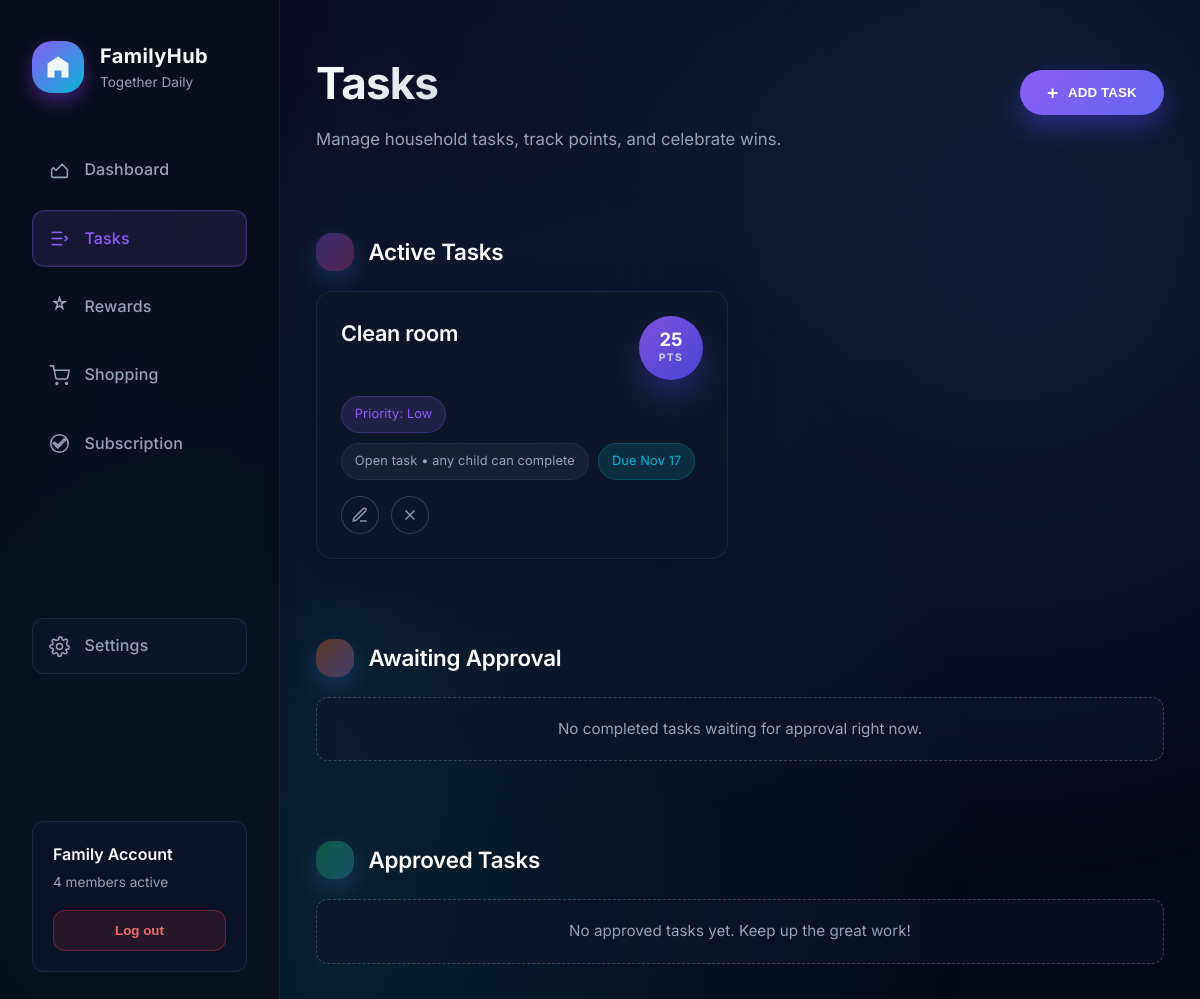
Page /tasks/ (signed in) on the committed database.
### a_tasks/models.py (models this page shows, shortened)
class Task(models.Model):
    PRIORITY_LOW = 0
    PRIORITY_MEDIUM = 1
    PRIORITY_HIGH = 2
    PRIORITY_CHOICES = [
        (PRIORITY_LOW, 'Low'),
        (PRIORITY_MEDIUM, 'Medium'),
        (PRIORITY_HIGH, 'High'),
    ]
    name = models.CharField(max_length=255)
    description = models.TextField(blank=True)
    family = models.ForeignKey(Family, on_delete=models.CASCADE, related_name='tasks')
    assigned_to = models.ForeignKey(
        User,
        on_delete=models.SET_NULL,
        related_name='tasks_assigned',
        null=True,
        blank=True,
    )
    created_by = models.ForeignKey(User, on_delete=models.CASCADE, related_name='tasks_created')
    completed = models.BooleanField(default=False)
    completed_by = models.ForeignKey(
        User,
        on_delete=models.SET_NULL,
        related_name='tasks_completed',
        null=True,
        blank=True,
    )
    approved = models.BooleanField(default=False)
    approved_by = models.ForeignKey(
        User,
        on_delete=models.SET_NULL,
        related_name='tasks_approved',
        null=True,
        blank=True,
    )
    due_date = models.DateField(null=True, blank=True)
    priority = models.IntegerField(default=PRIORITY_LOW, choices=PRIORITY_CHOICES)
    points = models.PositiveIntegerField(default=0)
    completed_at = models.DateTimeField(null=True, blank=True)
    approved_at = models.DateTimeField(null=True, blank=True)
    created_at = models.DateTimeField(auto_now_add=True)
    updated_at = models.DateTimeField(auto_now=True)
    class Meta:
        ordering = ['-priority', 'due_date', 'name']

### a_tasks/views.py (the view, shortened to what this page needs)
# urls.py: path('', views.index, name='landing_index'),
@login_required
def index(request):
    user = request.user
    family = _get_family_for_user(user)
    profile = getattr(user, "family_profile", None)
    if profile is None and family and family.owner_id == user.id:
        profile = _get_or_create_profile(user, default_role=UserProfile.ROLE_PARENT)
    role = profile.role if profile else (UserProfile.ROLE_PARENT if family and family.owner_id == user.id else None)
    is_parent = role == UserProfile.ROLE_PARENT
    is_child = role == UserProfile.ROLE_CHILD
    if family:
        tasks_qs = Task.objects.filter(family=family).select_related(
            "assigned_to__family_profile",
            "created_by__family_profile",
            "completed_by__family_profile",
            "approved_by__family_profile",
        )
        active_tasks = list(tasks_qs.filter(completed=False))
        pending_tasks = list(tasks_qs.filter(completed=True, approved=False))
        approved_tasks = list(tasks_qs.filter(approved=True))
        for task in itertools.chain(active_tasks, pending_tasks, approved_tasks):
            task.can_child_complete = is_child and (task.assigned_to_id is None or task.assigned_to_id == user.id)
        family_members_qs = family.members.select_related("family_profile")
        member_ids = set(family_members_qs.values_list("id", flat=True))
        if family.owner_id not in member_ids:
            from django.contrib.auth import get_user_model
            UserModel = get_user_model()
            owner_qs = UserModel.objects.filter(id=family.owner_id).select_related("family_profile")
            family_members = list(family_members_qs) + list(owner_qs)
        else:
            family_members = list(family_members_qs)
    else:
        active_tasks = []
        pending_tasks = []
        approved_tasks = []
        family_members = []
    context = {
        "family": family,
        "profile": profile,
        "role": role,
        "is_parent": is_parent,
        "is_child": is_child,
        "has_family": family is not None,
        "family_members": family_members,
        "active_tasks": active_tasks,
        "pending_tasks": pending_tasks,
        "approved_tasks": approved_tasks,
    }
    return render(request, "a_tasks/index.html", context)

### a_tasks/views.py (called while the page is built)
def _get_family_for_user(user):
    family = None
    if hasattr(user, "families"):
        family = user.families.first()
    if family is None:
        family = Family.objects.filter(owner=user).first()
    return family

### templates/a_tasks/index.html (shortened to what this page needs)
{% extends "base.html" %}
{% block nav_tasks_active %} active{% endblock %}
{% block content %}
  <div class="page-container">
    <header class="page-header">
      <div>
        <h1 class="page-title">Tasks</h1>
        {% if has_family %}
          <p class="page-subtitle">
            Manage household tasks, track points, and celebrate wins.
          </p>
        {% else %}
          <p class="page-subtitle">Create or join a family to start assigning tasks.</p>
        {% endif %}
      </div>
      {% if is_parent %}
        <div class="task-toolbar">
          <button type="button" class="primary-button" data-open-task-modal="create">
            <span aria-hidden="true">+</span>
            <span>Add Task</span>
          </button>
        </div>
      {% endif %}
    </header>
    {% if not has_family %}
      <section class="empty-state">
        <p>No family connected yet. Once you create or join one, you can start managing tasks.</p>
      </section>
    {% else %}
      <section class="task-section">
        <header class="list-section-header">
          <span class="list-section-icon need-icon" aria-hidden="true"></span>
          <h2>Active Tasks</h2>
        </header>
        <div class="task-grid">
          {% if active_tasks %}
            {% for task in active_tasks %}
              <article class="task-card priority-{{ task.priority }}">
                <div class="task-card-header">
                  <div>
                    <h3 class="task-name">{{ task.name }}</h3>
                  </div>
                  <span class="task-points points-chip">
                    <span class="points-value">{{ task.points }}</span>
                    <span class="points-label">pts</span>
                  </span>
                </div>
                <div class="task-meta">
                  <span class="task-badge priority">Priority: {{ task.get_priority_display }}</span>
                  <span class="task-badge assigned">
                    {% if task.assigned_to %}
                      Assigned to {{ task.assigned_to.get_full_name|default:task.assigned_to.username }}
                    {% else %}
                      Open task • any child can complete
                    {% endif %}
                  </span>
                  {% if task.due_date %}
                    <span class="task-badge due">Due {{ task.due_date|date:"M j" }}</span>
                  {% endif %}
                </div>
                <div class="task-actions">
                  {% if is_parent %}
                    <button
                      type="button"
                      class="icon-button"
                      data-open-task-modal="edit"
                      data-task-id="{{ task.id }}"
                      data-task-name="{{ task.name|escape }}"
                      data-task-description="{{ task.description|default_if_none:''|escape }}"
                      data-task-assigned="{{ task.assigned_to_id|default:'' }}"
                      data-task-points="{{ task.points }}"
                      data-task-priority="{{ task.priority }}"
                      data-task-due="{{ task.due_date|date:'Y-m-d'|default_if_none:'' }}"
                    >
                      <svg viewBox="0 0 24 24" aria-hidden="true">
                        <path d="M12 20h9"></path>
                        <path d="M16.5 3.5a2.121 2.121 0 0 1 3 3L7 19l-4 1 1-4Z"></path>
                      </svg>
                    </button>
                    <form method="post" class="icon-form">
                      <button type="submit" class="icon-button" aria-label="Delete {{ task.name }}">
                        <svg viewBox="0 0 24 24" aria-hidden="true">
                          <line x1="18" y1="6" x2="6" y2="18"></line>
                          <line x1="6" y1="6" x2="18" y2="18"></line>
                        </svg>
                      </button>
                    </form>
                  {% endif %}
                </div>
              </article>
            {% endfor %}
          {% else %}
            <p class="empty-state full-row">No active tasks. Take a moment to relax!</p>
          {% endif %}
        </div>
      </section>
      <section class="task-section">
        <header class="list-section-header">
          <span class="list-section-icon accent-icon" aria-hidden="true"></span>
          <h2>Awaiting Approval</h2>
        </header>
        <div class="task-grid">
          {% if pending_tasks %}
            {% for task in pending_tasks %}
              <article class="task-card awaiting">
                <div class="task-card-header">
                  <div>
                    <h3 class="task-name">{{ task.name }}</h3>
                    <p class="task-description">
                      Completed by {{ task.completed_by.get_full_name|default:task.completed_by.username }}
                      on {{ task.completed_at|date:"M j, g:i a" }}
                    </p>
                  </div>
                  <span class="task-points points-chip">
                    <span class="points-value">{{ task.points }}</span>
                    <span class="points-label">pts</span>
                  </span>
                </div>
                <div class="task-meta">
                  <span class="task-badge priority">Priority: {{ task.get_priority_display }}</span>
                  <span class="task-badge assigned">
                    {% if task.assigned_to %}
                      Assigned to {{ task.assigned_to.get_full_name|default:task.assigned_to.username }}
                    {% else %}
                      Open task • completed by {{ task.completed_by.get_full_name|default:task.completed_by.username }}
                    {% endif %}
                  </span>
                </div>
                <div class="task-actions">
                  {% if is_parent %}
                    <form method="post" class="icon-form">
                      {% csrf_token %}
                      <input type="hidden" name="action" value="approve">
                      <input type="hidden" name="task_id" value="{{ task.id }}">
                      <button type="submit" class="icon-button success" aria-label="Approve {{ task.name }}">
                        <svg viewBox="0 0 24 24" aria-hidden="true">
                          <polyline points="20 6 9 17 4 12"></polyline>
                        </svg>
                      </button>
                    </form>
                    <form method="post" class="icon-form">
                      {% csrf_token %}
                      <input type="hidden" name="action" value="reopen">
                      <input type="hidden" name="task_id" value="{{ task.id }}">
                      <button type="submit" class="icon-button" aria-label="Reopen {{ task.name }}">
                        <svg viewBox="0 0 24 24" aria-hidden="true">
                          <path d="M3 12a9 9 0 1 0 9-9"></path>
                          <polyline points="3 3 3 12 12 12"></polyline>
                        </svg>
                      </button>
                    </form>
                  {% endif %}
                </div>
              </article>
            {% endfor %}
          {% else %}
            <p class="empty-state full-row">No completed tasks waiting for approval right now.</p>
          {% endif %}
        </div>
      </section>
      <section class="task-section">
        <header class="list-section-header">
          <span class="list-section-icon cart-icon" aria-hidden="true"></span>
          <h2>Approved Tasks</h2>
        </header>
        <div class="task-grid">
          {% if approved_tasks %}
            {% for task in approved_tasks %}
              <article class="task-card approved">
                <div class="task-card-header">
                  <div>
                    <h3 class="task-name">{{ task.name }}</h3>
                    <p class="task-description">
                      Approved by {{ task.approved_by.get_full_name|default:task.approved_by.username }}
                      on {{ task.approved_at|date:"M j, g:i a" }}
                    </p>
                  </div>
                  <span class="task-points points-chip">
                    <span class="points-value">{{ task.points }}</span>
                    <span class="points-label">pts</span>
                  </span>
                </div>
                <div class="task-meta">
                  <span class="task-badge assigned">
                    {% with winner=task.assigned_to|default:task.completed_by %}
                      Earned by {{ winner.get_full_name|default:winner.username }}
                    {% endwith %}
                  </span>
                </div>
                {% if is_parent %}
                  <div class="task-actions">
                    <form method="post" class="icon-form">
                      {% csrf_token %}
                      <input type="hidden" name="action" value="delete">
                      <input type="hidden" name="task_id" value="{{ task.id }}">
                      <button type="submit" class="icon-button" aria-label="Delete {{ task.name }}">
                        <svg viewBox="0 0 24 24" aria-hidden="true">
                          <line x1="18" y1="6" x2="6" y2="18"></line>
                          <line x1="6" y1="6" x2="18" y2="18"></line>
                        </svg>
                      </button>
                    </form>
                  </div>
                {% endif %}
              </article>
            {% endfor %}
          {% else %}
            <p class="empty-state full-row">No approved tasks yet. Keep up the great work!</p>
          {% endif %}
        </div>
      </section>
    {% endif %}
  </div>
{% endblock %}

### rows in the picture
Task: name "Clean room", points "25", priority "Low", shows "Open task • any child can complete", due_date "Nov 17"
